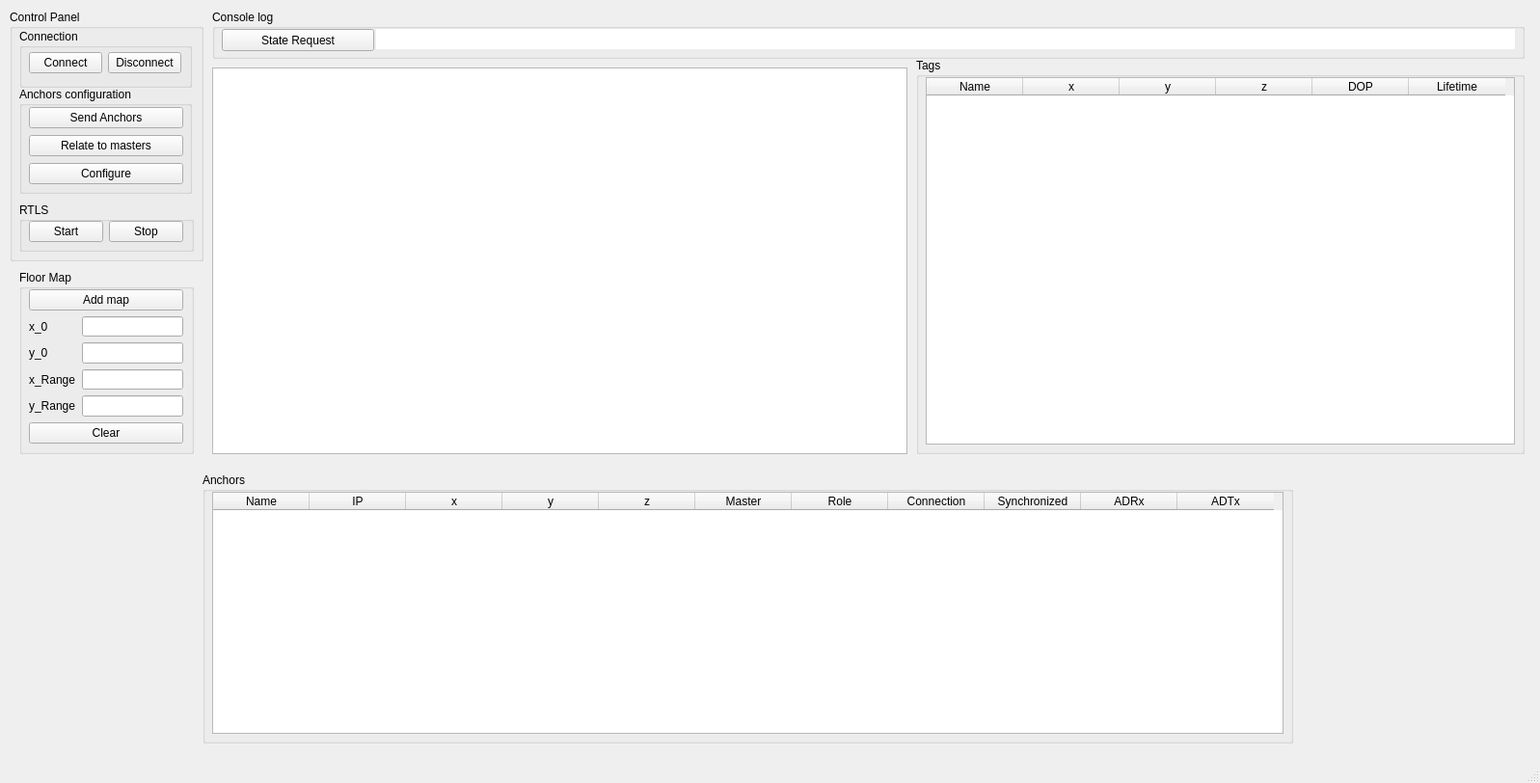
<?xml version="1.0" encoding="UTF-8"?>
<ui version="4.0">
 <class>MainWindow</class>
 <widget class="QMainWindow" name="MainWindow">
  <property name="geometry">
   <rect>
    <x>0</x>
    <y>0</y>
    <width>1597</width>
    <height>812</height>
   </rect>
  </property>
  <property name="windowTitle">
   <string>MainWindow</string>
  </property>
  <widget class="QWidget" name="centralwidget">
   <widget class="QGroupBox" name="groupBox">
    <property name="geometry">
     <rect>
      <x>20</x>
      <y>280</y>
      <width>181</width>
      <height>191</height>
     </rect>
    </property>
    <property name="title">
     <string>Floor Map</string>
    </property>
    <widget class="QWidget" name="verticalLayoutWidget_2">
     <property name="geometry">
      <rect>
       <x>10</x>
       <y>20</y>
       <width>160</width>
       <height>160</height>
      </rect>
     </property>
     <layout class="QVBoxLayout" name="verticalLayout_2">
      <item>
       <widget class="QPushButton" name="AddMapButton">
        <property name="text">
         <string>Add map</string>
        </property>
       </widget>
      </item>
      <item>
       <layout class="QFormLayout" name="formLayout">
        <item row="0" column="0">
         <widget class="QLabel" name="label">
          <property name="text">
           <string>x_0</string>
          </property>
         </widget>
        </item>
        <item row="0" column="1">
         <widget class="QLineEdit" name="x0_map_edit"/>
        </item>
        <item row="1" column="0">
         <widget class="QLabel" name="label_2">
          <property name="text">
           <string>y_0</string>
          </property>
         </widget>
        </item>
        <item row="1" column="1">
         <widget class="QLineEdit" name="y0_map_edit"/>
        </item>
        <item row="2" column="0">
         <widget class="QLabel" name="label_3">
          <property name="text">
           <string>x_Range</string>
          </property>
         </widget>
        </item>
        <item row="2" column="1">
         <widget class="QLineEdit" name="x_Range_map_edit"/>
        </item>
        <item row="3" column="0">
         <widget class="QLabel" name="label_4">
          <property name="text">
           <string>y_Range</string>
          </property>
         </widget>
        </item>
        <item row="3" column="1">
         <widget class="QLineEdit" name="y_Range_map_edit"/>
        </item>
       </layout>
      </item>
      <item>
       <widget class="QPushButton" name="ClearMapButton">
        <property name="text">
         <string>Clear</string>
        </property>
       </widget>
      </item>
     </layout>
    </widget>
   </widget>
   <widget class="QGroupBox" name="groupBox_2">
    <property name="geometry">
     <rect>
      <x>10</x>
      <y>10</y>
      <width>201</width>
      <height>261</height>
     </rect>
    </property>
    <property name="title">
     <string>Control Panel</string>
    </property>
    <widget class="QGroupBox" name="groupBox_4">
     <property name="geometry">
      <rect>
       <x>10</x>
       <y>80</y>
       <width>179</width>
       <height>111</height>
      </rect>
     </property>
     <property name="title">
      <string>Anchors configuration</string>
     </property>
     <widget class="QWidget" name="verticalLayoutWidget_3">
      <property name="geometry">
       <rect>
        <x>10</x>
        <y>20</y>
        <width>160</width>
        <height>83</height>
       </rect>
      </property>
      <layout class="QVBoxLayout" name="verticalLayout_3">
       <item>
        <widget class="QPushButton" name="NewAnchorsButton">
         <property name="text">
          <string>Send Anchors</string>
         </property>
        </widget>
       </item>
       <item>
        <widget class="QPushButton" name="RelateToMastersButton">
         <property name="text">
          <string>Relate to masters</string>
         </property>
        </widget>
       </item>
       <item>
        <widget class="QPushButton" name="ConfigureButton">
         <property name="text">
          <string>Configure</string>
         </property>
        </widget>
       </item>
      </layout>
     </widget>
    </widget>
    <widget class="QGroupBox" name="groupBox_3">
     <property name="geometry">
      <rect>
       <x>10</x>
       <y>20</y>
       <width>179</width>
       <height>61</height>
      </rect>
     </property>
     <property name="title">
      <string>Connection</string>
     </property>
     <widget class="QWidget" name="horizontalLayoutWidget">
      <property name="geometry">
       <rect>
        <x>10</x>
        <y>20</y>
        <width>158</width>
        <height>31</height>
       </rect>
      </property>
      <layout class="QHBoxLayout" name="horizontalLayout">
       <item>
        <widget class="QPushButton" name="ConnectButton">
         <property name="text">
          <string>Connect</string>
         </property>
        </widget>
       </item>
       <item>
        <widget class="QPushButton" name="DisconnectButton">
         <property name="text">
          <string>Disconnect</string>
         </property>
        </widget>
       </item>
      </layout>
     </widget>
    </widget>
    <widget class="QGroupBox" name="groupBox_6">
     <property name="geometry">
      <rect>
       <x>10</x>
       <y>200</y>
       <width>181</width>
       <height>51</height>
      </rect>
     </property>
     <property name="title">
      <string>RTLS</string>
     </property>
     <widget class="QWidget" name="horizontalLayoutWidget_2">
      <property name="geometry">
       <rect>
        <x>10</x>
        <y>10</y>
        <width>160</width>
        <height>41</height>
       </rect>
      </property>
      <layout class="QHBoxLayout" name="horizontalLayout_2">
       <item>
        <widget class="QPushButton" name="StartButton">
         <property name="text">
          <string>Start</string>
         </property>
        </widget>
       </item>
       <item>
        <widget class="QPushButton" name="StopButton">
         <property name="text">
          <string>Stop</string>
         </property>
        </widget>
       </item>
      </layout>
     </widget>
    </widget>
   </widget>
   <widget class="QGroupBox" name="groupBox_7">
    <property name="geometry">
     <rect>
      <x>220</x>
      <y>10</y>
      <width>1361</width>
      <height>51</height>
     </rect>
    </property>
    <property name="title">
     <string>Console log</string>
    </property>
    <widget class="QPushButton" name="StateRequestButton">
     <property name="geometry">
      <rect>
       <x>10</x>
       <y>20</y>
       <width>158</width>
       <height>23</height>
      </rect>
     </property>
     <property name="text">
      <string>State Request</string>
     </property>
    </widget>
    <widget class="QLabel" name="BeepLabel">
     <property name="geometry">
      <rect>
       <x>170</x>
       <y>20</y>
       <width>1181</width>
       <height>21</height>
      </rect>
     </property>
     <property name="font">
      <font>
       <pointsize>12</pointsize>
      </font>
     </property>
     <property name="styleSheet">
      <string notr="true">background-color: rgb(255, 255, 255);</string>
     </property>
     <property name="text">
      <string/>
     </property>
    </widget>
   </widget>
   <widget class="PlotWidget" name="floor_map">
    <property name="geometry">
     <rect>
      <x>220</x>
      <y>70</y>
      <width>721</width>
      <height>401</height>
     </rect>
    </property>
   </widget>
   <widget class="QGroupBox" name="groupBox_5">
    <property name="geometry">
     <rect>
      <x>950</x>
      <y>60</y>
      <width>631</width>
      <height>411</height>
     </rect>
    </property>
    <property name="title">
     <string>Tags</string>
    </property>
    <widget class="QTableWidget" name="tags_table">
     <property name="geometry">
      <rect>
       <x>10</x>
       <y>20</y>
       <width>611</width>
       <height>381</height>
      </rect>
     </property>
     <column>
      <property name="text">
       <string>Name</string>
      </property>
     </column>
     <column>
      <property name="text">
       <string>x</string>
      </property>
     </column>
     <column>
      <property name="text">
       <string>y</string>
      </property>
     </column>
     <column>
      <property name="text">
       <string>z</string>
      </property>
     </column>
     <column>
      <property name="text">
       <string>DOP</string>
      </property>
     </column>
     <column>
      <property name="text">
       <string>Lifetime</string>
      </property>
     </column>
    </widget>
   </widget>
   <widget class="QGroupBox" name="groupBox_8">
    <property name="geometry">
     <rect>
      <x>210</x>
      <y>490</y>
      <width>1131</width>
      <height>281</height>
     </rect>
    </property>
    <property name="title">
     <string>Anchors</string>
    </property>
    <widget class="QTableWidget" name="anchors_table">
     <property name="geometry">
      <rect>
       <x>10</x>
       <y>20</y>
       <width>1111</width>
       <height>251</height>
      </rect>
     </property>
     <property name="maximumSize">
      <size>
       <width>16777215</width>
       <height>16777213</height>
      </size>
     </property>
     <property name="textElideMode">
      <enum>Qt::ElideMiddle</enum>
     </property>
     <column>
      <property name="text">
       <string>Name</string>
      </property>
     </column>
     <column>
      <property name="text">
       <string>IP</string>
      </property>
     </column>
     <column>
      <property name="text">
       <string>x</string>
      </property>
     </column>
     <column>
      <property name="text">
       <string>y</string>
      </property>
     </column>
     <column>
      <property name="text">
       <string>z</string>
      </property>
     </column>
     <column>
      <property name="text">
       <string>Master</string>
      </property>
     </column>
     <column>
      <property name="text">
       <string>Role</string>
      </property>
     </column>
     <column>
      <property name="text">
       <string>Connection</string>
      </property>
     </column>
     <column>
      <property name="text">
       <string>Synchronized</string>
      </property>
     </column>
     <column>
      <property name="text">
       <string>ADRx</string>
      </property>
     </column>
     <column>
      <property name="text">
       <string>ADTx</string>
      </property>
     </column>
    </widget>
   </widget>
  </widget>
  <widget class="QMenuBar" name="menubar">
   <property name="geometry">
    <rect>
     <x>0</x>
     <y>0</y>
     <width>1597</width>
     <height>21</height>
    </rect>
   </property>
  </widget>
  <widget class="QStatusBar" name="statusbar"/>
 </widget>
 <customwidgets>
  <customwidget>
   <class>PlotWidget</class>
   <extends>QGraphicsView</extends>
   <header>pyqtgraph</header>
  </customwidget>
 </customwidgets>
 <resources/>
 <connections/>
</ui>
